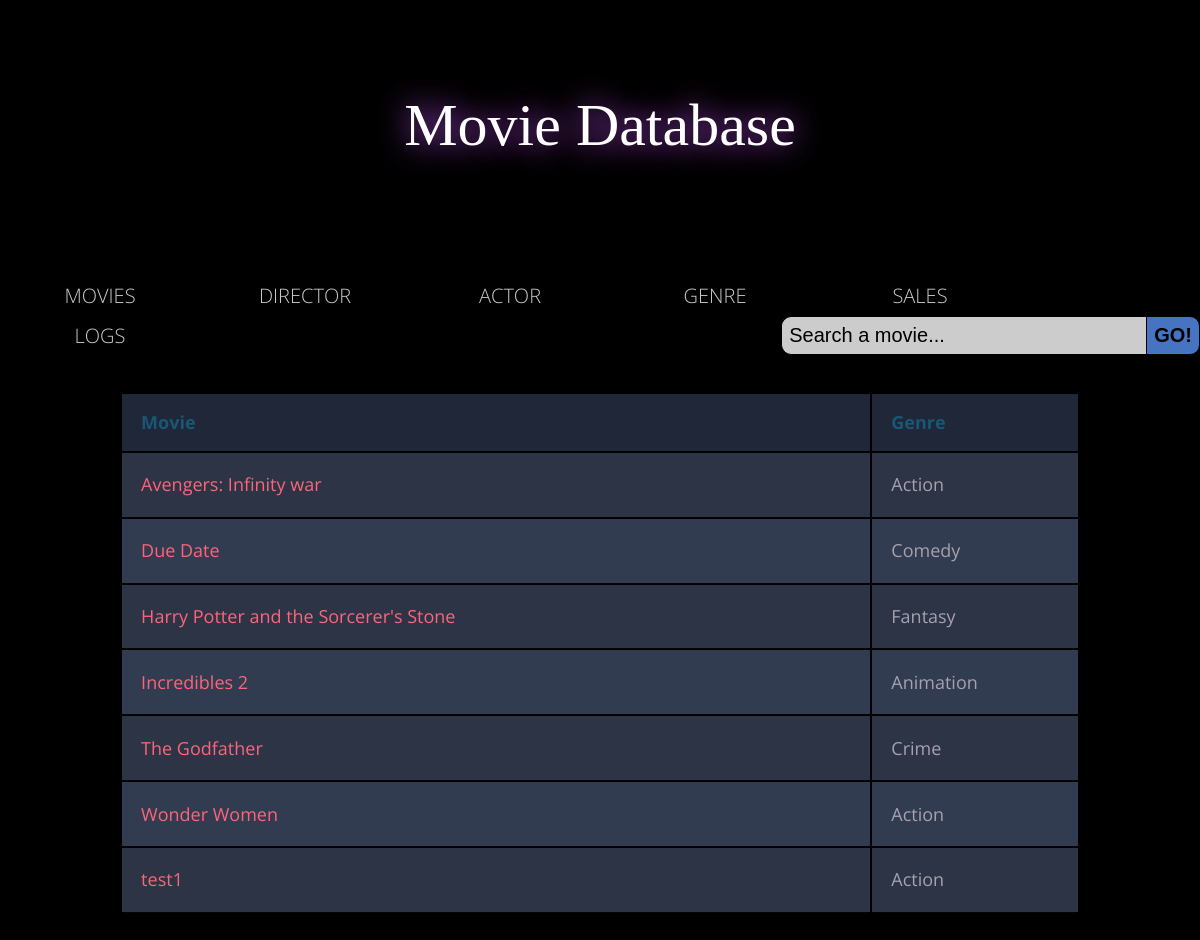
Screenshot of /genre.php with the database file from the repository.
### tables this page shows
CREATE TABLE `genre` (
  `Genre` char(10) NOT NULL,
  `Movie_id` varchar(10) NOT NULL
);

CREATE TABLE `movie` (
  `Movie_id` varchar(10) NOT NULL,
  `Title` varchar(50) NOT NULL,
  `Year` year(4) NOT NULL,
  `Company` char(50) NOT NULL,
  `Rating` float NOT NULL,
  `D_id` varchar(10) NOT NULL,
  `A_id` varchar(10) NOT NULL,
  `img` longblob
);

### genre.php (the view, shortened to what this page needs)
<?php include 'database.php'; ?>
<!DOCTYPE html>
<html>
     <head>
	 <link rel="stylesheet" href="css/style.css" type="text/css" />
	 <link rel="stylesheet" href="css/table.css" type="text/css" />
	 </head>
	     <body>
	         <header>
		       <h1><a href="main.php">Movie Database</a></h1>
             </header></br>
			 <ul>
			   <li><a>MOVIES</a>
			   </li>
			   <li><a>DIRECTOR</a>
			   </li>
			   <li><a>ACTOR</a>
			   </li>
			   <li><a href="genre.php">GENRE</a></li>
			   <li><a href="sales.php">SALES</a></li>
			   <li><a href="log.php">LOGS</a></li>
			 </ul>
		 	<form class="srch" method="POST" action="srch.php">
				<input name="search" type="text" id="searchBar" placeHolder="" value="Search a movie..." onMouseDown="active()"; /><input type="submit" name="submit" id="searchBtn" value="GO!"; />
			</form>
			<br><br><br><br>
			<table class="tab">
				<tr>
					<th><h1>Movie</h1></th>
					<th><h1>Genre</h1></th>
				</tr>
<?php
	$sql = "SELECT Title,Genre FROM genre,movie WHERE genre.Movie_id = movie.Movie_id";
	$result = $con->query($sql);
if ($result->num_rows > 0) {
    while($row = $result->fetch_assoc()) {
		echo"<tr><td>".$row['Title']."</td><td>".$row['Genre']."</td></tr>";
    }
}
else {
    echo "0 results";
}
?>
			</table>
	     </body>
</html>

### css/style.css (style rules this page uses)
* { margin:0; padding:0; }
body { font-family: 'Roboto', sans-serif; font-weight: 100; line-height:1em; background:#484545; background-image: url('bg1.jpg'); background-size:cover; color:black; font-size:18px; background-color: #000000; }
header h1 { font-family:Georgia; font-size:60px; line-height:1.5em; padding:80px 0; text-align: center; position: relative; color:#43a9f7; }
h1 a { text-decoration:none; color:#fff; padding:0 20px; font-size:100%; text-shadow:0 0 30px #C655FE; }
h1 a:after { content: attr(data-text); position:absolute; top:0; left:0; padding:0 20px; z-index:-1; color: #C655FE; filter :blur(15px); }
ul { margin:0; padding:0; list-style:none; }
ul li { float:left; width:200px; height:40px; background-color:black; opacity:.8; line-height:40px; text-align:center; font-size:20px; margin-right:5px; }
ul li a { text-decoration:none; color:white; display:block; }
.srch { float:right; }
#searchBar { border:1px solid #000000; border-right:none; font-size:20px; padding:7px; width:350px; outline:none; color:#black; -webkit-border-top-left-radius:10px; -webkit-border-bottom-left-radius:10px; -moz-border-radius-topleft: 10px; -moz-border-radius-bottomleft:10px; border-top-left-radius:10px; border-bottom-left-radius:10px; opacity:.8; }
#searchBtn { border:1px solid #000000; font-size:20px; padding:7px; background:#5891F4; opacity:.8; font-weight:bold; cursor:pointer; outline:none; -webkit-border-top-right-radius:10px; -webkit-border-bottom-right-radius:10px; -moz-border-radius-topright: 10px; -moz-border-radius-bottomright:10px; border-top-right-radius:10px; border-bottom-right-radius:10px; }

### css/table.css (style rules this page uses)
body { font-family: 'Open Sans', sans-serif; font-weight: 300; line-height: 1.42em; color:#A7A1AE; background-color: black; }
h1 { font-size:3em; font-weight: 300; line-height:1em; text-align: center; color: #4DC3FA; }
.tab th h1 { font-weight: bold; font-size: 1em; text-align: left; color: #185875; }
.tab td { font-weight: normal; font-size: 1em; -webkit-box-shadow: 0 2px 2px -2px #0E1119; -moz-box-shadow: 0 2px 2px -2px #0E1119; box-shadow: 0 2px 2px -2px #0E1119; }
.tab { text-align: left; overflow: hidden; width: 80%; margin: 0 auto; display: table; padding: 0 0 8em 0; }
.tab td, .tab th { padding-bottom: 2%; padding-top: 2%; padding-left:2%; }
.tab tr:nth-child(odd) { background-color: #323C50; }
.tab tr:nth-child(even) { background-color: #2C3446; }
.tab th { background-color: #1F2739; }
.tab td:first-child { color: #FB667A; }

### rows the page displays
genre: movie.Title "Avengers: Infinity war", Genre "Action"
genre: movie.Title "Due Date", Genre "Comedy"
genre: movie.Title "Harry Potter and the Sorcerer's Stone", Genre "Fantasy"
genre: movie.Title "Incredibles 2", Genre "Animation"
genre: movie.Title "The Godfather", Genre "Crime"
genre: movie.Title "Wonder Women", Genre "Action"
genre: movie.Title "test1", Genre "Action"
